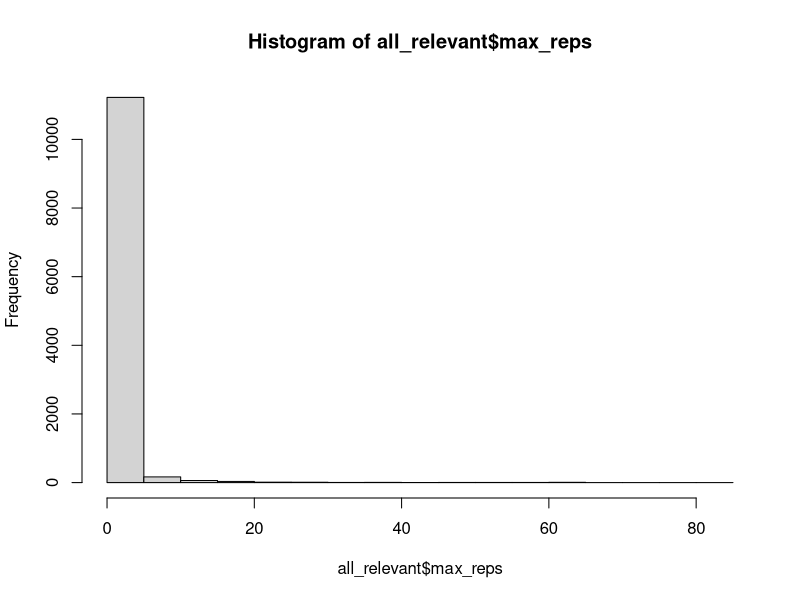

This figure's R source:
getwd()
all_relevant <- read.csv("all_relevant.csv")
# get max number of repetitions in a given search result list
# (ie. a single state or in the national results)
max_reps <- apply(all_relevant[,6:55], 1, max)
all_relevant$max_reps <- max_reps
hist(all_relevant$max_reps)
summary(all_relevant$max_reps)

# view the articles with lots of repeats
length(all_relevant$domain[all_relevant$max_reps > 1])
all_relevant$title[all_relevant$max_reps > 50]
all_relevant[all_relevant$title == "This Texas high school principal was put on administrative leave after being accused of promoting critical race theory",]
